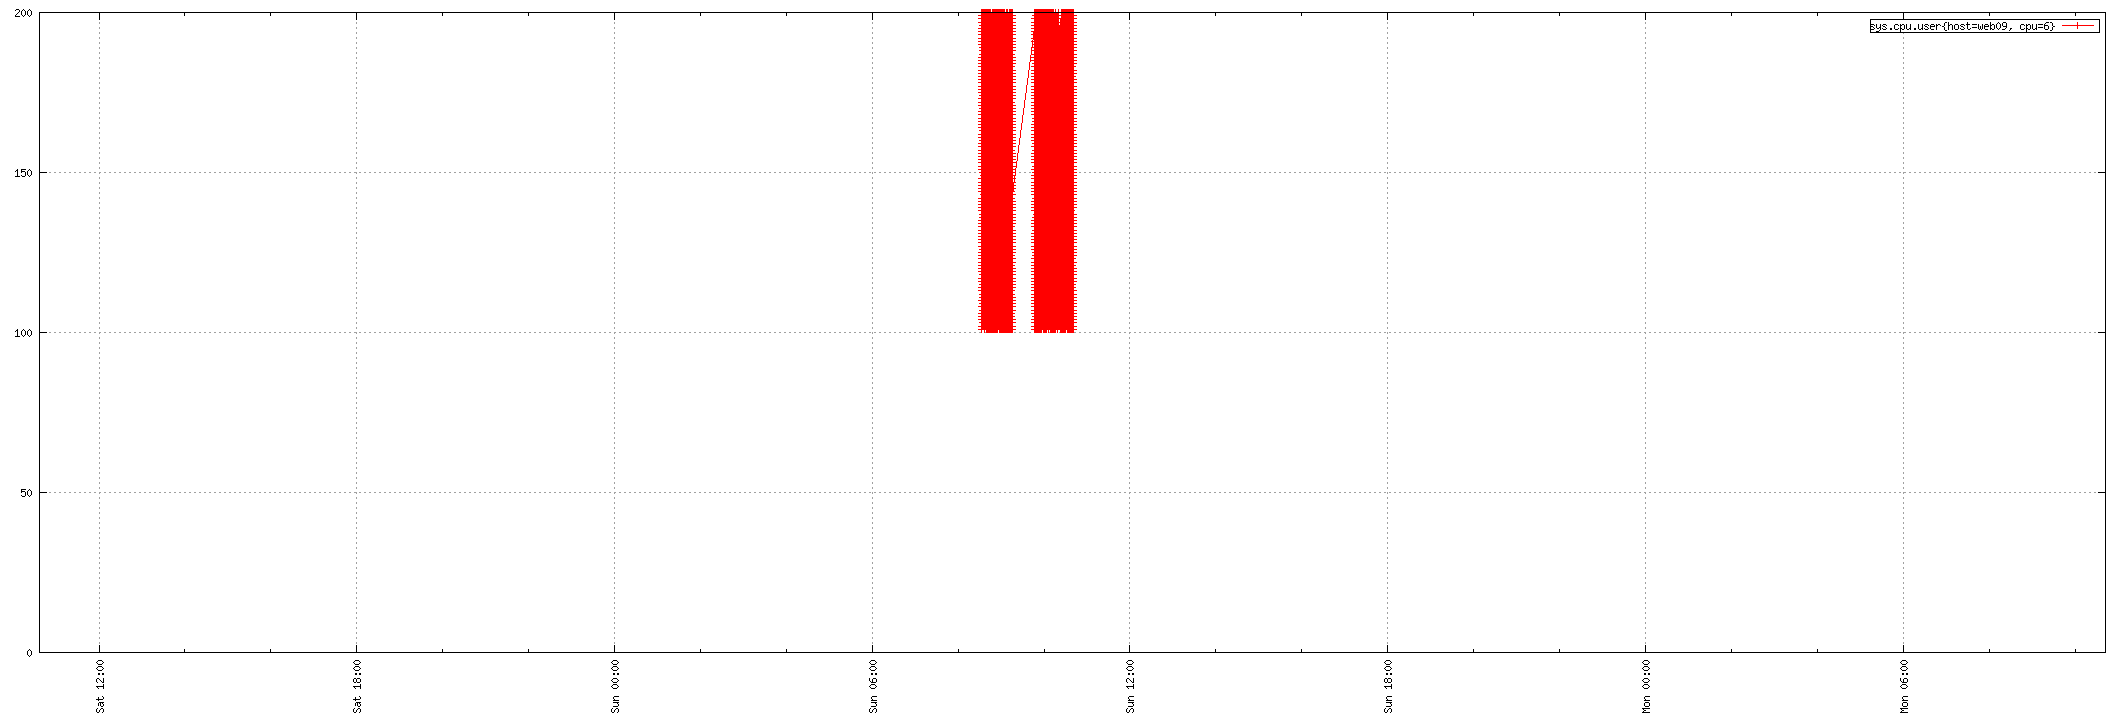

Source code (gnuplot):
set term png small size 2124,720
set xdata time
set timefmt "%s"
if (GPVAL_VERSION < 4.6) set xtics rotate; else set xtics rotate right
set output "${TMPDIR-'tmp'}/tsd/e7b4c559.png"
set xrange ["1673692608":"1673865756"]
set format x "%a %H:%M"
set grid
set style data linespoint
set key right box
set yrange [0:]
plot  "${TMPDIR-'tmp'}/tsd/e7b4c559_0.dat" using 1:2 title "sys.cpu.user{host=web09, cpu=6}"
